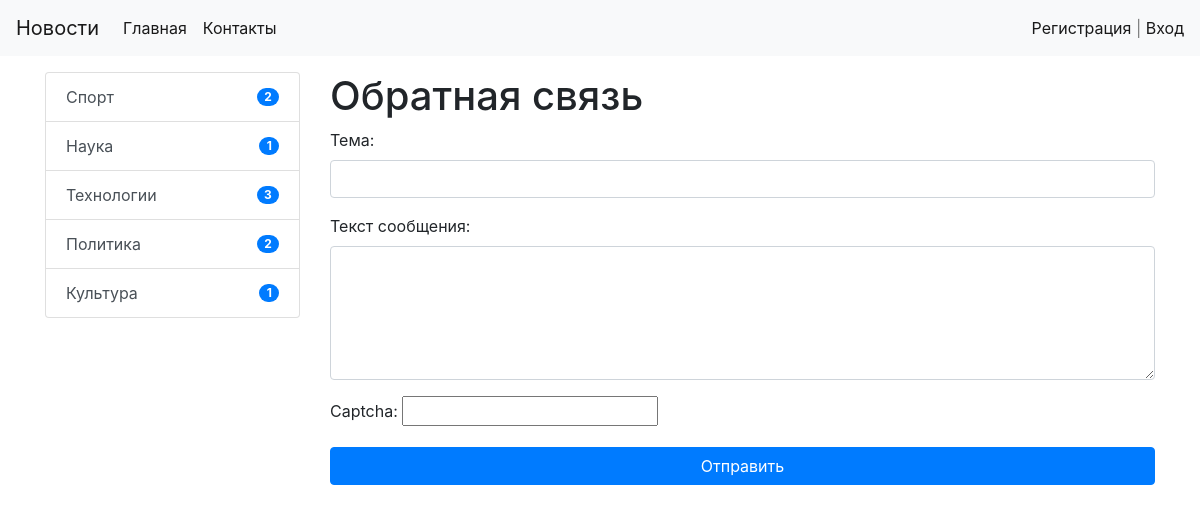
Page /contact/ on the committed database.
### news/models.py (models this page shows, shortened)
class Category(models.Model):
    title = models.CharField(max_length=128, db_index=True, verbose_name='Наименование')
    def get_absolute_url(self):
        return reverse('category', kwargs={"category_id": self.pk})
    class Meta:
        verbose_name = 'Категория'
        verbose_name_plural = 'Категории'
        ordering = ['title']

### news/views.py (the view)
# urls.py: path('contact/', contact, name='contact'),
def contact(request):
    if request.method == 'POST':
        form = ContactForm(request.POST)
        if form.is_valid():
            mail = send_mail(form.cleaned_data['subject'], form.cleaned_data['content'], 'd.ilyshev@gmail.com', ['dilyshev@mac.com'], fail_silently=True)
            if mail:
                messages.success(request, 'Письмо отправлено')
                return redirect('contact')
            else:
                messages.error(request, 'Ошибка отправки')
        else:
            messages.error(request, 'Ошибка валидации')
    else:
        form = ContactForm()
    return render(request, 'news/test.html', {'form': form})

### news/forms.py
class ContactForm(forms.Form):
    subject = forms.CharField(label='Тема', widget=forms.TextInput(attrs={'class': 'form-control'}))
    content = forms.CharField(label='Текст сообщения', widget=forms.Textarea(attrs={'class': 'form-control', 'rows': 5}))
    captcha = CaptchaField()

### news/templatetags/news_tags.py (called while the page is built)
@register.inclusion_tag('news/list_categories.html')
def show_categories():
    categories = Category.objects.annotate(cnt=Count('news', filter=F('news__is_published'))).filter(cnt__gt=0) # если в рубрике нет новостей, то она не выводится в списке рубрик
    return {'categories': categories}

### news/templates/news/test.html (shortened to what this page needs)
{% extends 'base.html' %}
{% block sidebar %}
  {% include 'inc/_sidebar.html' %}
{% endblock %}
{% block content %}
<h1>Обратная связь</h1>
<form method="POST">
    {{ form.as_p }}
    <button type="submit" class="btn btn-primary btn-block">Отправить</button>
</form>
{% endblock %}

### news/templates/news/list_categories.html
<div class="list-group">
    {% for item in categories %}
        <a href="{{ item.get_absolute_url }}" class="list-group-item d-flex list-group-item-action justify-content-between align-items-center">{{ item.title }}
            <span class="badge badge-primary badge-pill">{{ item.cnt }}</span> </a>
    {% endfor %}
</div>

### rows in the picture
Category: title "Спорт", cnt "2"
Category: title "Наука", cnt "1"
Category: title "Технологии", cnt "3"
Category: title "Политика", cnt "2"
Category: title "Культура", cnt "1"
